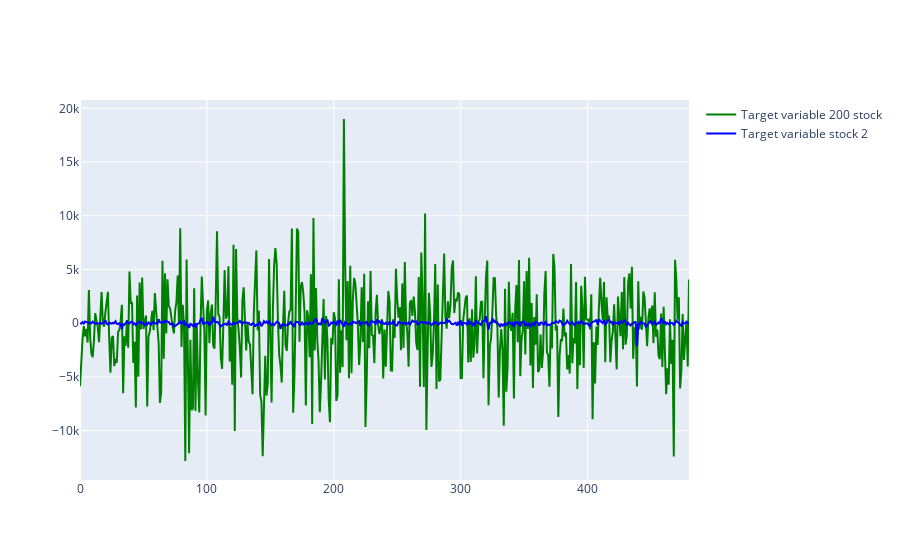

Notebook source saved alongside this figure:
### Markdown cell above
## Sum target per/day

### Code cell
import plotly.graph_objects as go

target_sum1 = []
target_sum2 = []
for i in range(len(groupes_datetime)):
    target_sum1.append(groupes_datetime[i]['target'].sum())
    target_sum2.append(groupes_datetime[i][groupes_datetime[i]['stock_id'] == 2 ]['target'].sum())

#plt.plot(,target_sum)

fig = go.Figure()

fig.add_trace(
    go.Scatter(x = [i for i in range(len(groupes_datetime))], 
            y = target_sum1, 
            name = 'Target variable 200 stock',
            line = dict(color = 'green'))
) 
fig.add_trace(
    go.Scatter(x = [i for i in range(len(groupes_datetime))], 
            y = target_sum2, 
            name = 'Target variable stock 2',
            line = dict(color = 'blue'))
)

### Figure 1 — Plotly figure (JSON) as saved in the notebook; plotly's stock layout.template omitted (floating-point values rounded to 4 significant figures; data arrays with more than 128 entries replaced by an {"elided": "..."} marker saying what was removed)
{"data": [{"line": {"color": "green"}, "name": "Target variable 200 stock", "type": "scatter", "x": {"elided": "481 int values"}, "y": {"elided": "481 float values"}}, {"line": {"color": "blue"}, "name": "Target variable stock 2", "type": "scatter", "x": {"elided": "481 int values"}, "y": {"elided": "481 float values"}}], "layout": {}}
